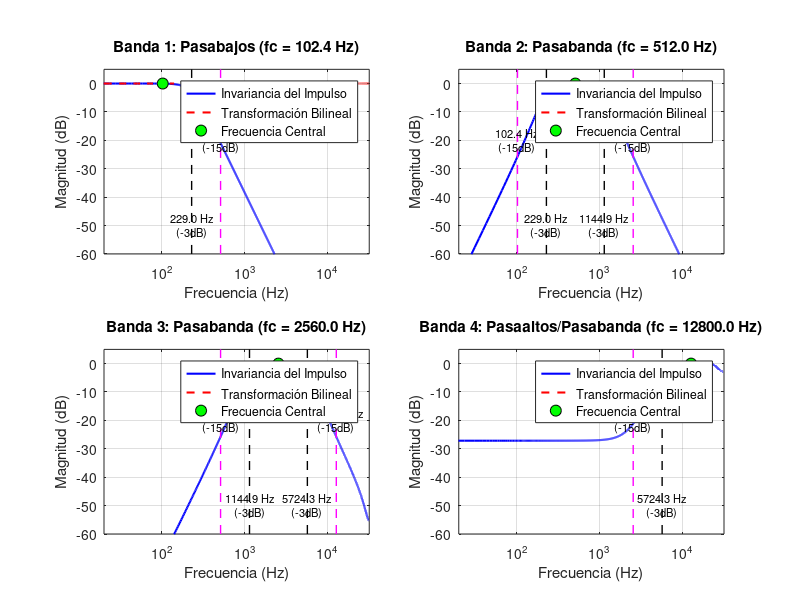

Reproduce this figure in MATLAB. (Note: this script raises an error after producing the figure.)
%% Ecualizador de Audio de 4 Bandas - Filtros IIR
% Diseño usando Invariancia del Impulso y Transformación Bilineal
clear all; close all; clc;

%% Parámetros del sistema
Fs = 64000; % Frecuencia de muestreo en Hz
T = 1/Fs; % Período de muestreo

% Frecuencias centrales (Hz)
fc = [102.4, 512, 2560, 12800];

% Cálculo de frecuencias de corte (media geométrica)
f_cutoff = zeros(1,5);
f_cutoff(1) = 0; % Para el primer filtro pasabajos
for i = 2:4
    f_cutoff(i) = sqrt(fc(i-1) * fc(i));
end
f_cutoff(5) = Fs/2; % Para el último filtro pasaaltos

fprintf('Frecuencias de corte:\n');
for i = 1:5
    fprintf('f%d = %.2f Hz\n', i, f_cutoff(i));
end

%% Especificaciones de los filtros analógicos
% Atenuación de 3dB en frecuencias de corte
% Atenuación de 15dB en frecuencias centrales adyacentes

Ap = 3; % Atenuación en banda de paso (dB)
As = 15; % Atenuación en banda eliminada (dB)

%% BANDA 1: Filtro Pasabajos (102.4 Hz)
fprintf('\n=== BANDA 1: Pasabajos (fc = %.1f Hz) ===\n', fc(1));

% Frecuencias normalizadas
wp1 = 2*pi*f_cutoff(2); % Frecuencia de corte
ws1 = 2*pi*fc(2); % Frecuencia de rechazo (512 Hz)

% Diseño del filtro analógico Butterworth
[n1, Wn1] = buttord(wp1, ws1, Ap, As, 's');
[b1_analog, a1_analog] = butter(n1, Wn1, 'low', 's');
fprintf('Orden del filtro: %d\n', n1);

% Método 1: Invariancia del Impulso
[b1_imp, a1_imp] = impinvar(b1_analog, a1_analog, Fs);

% Método 2: Transformación Bilineal
[b1_bil, a1_bil] = bilinear(b1_analog, a1_analog, Fs);

%% BANDA 2: Filtro Pasabanda (512 Hz)
fprintf('\n=== BANDA 2: Pasabanda (fc = %.1f Hz) ===\n', fc(2));

% Frecuencias de diseño
wp2 = 2*pi*[f_cutoff(2) f_cutoff(3)]; % Banda de paso
ws2_lower = 2*pi*fc(1); % Rechazo inferior (102.4 Hz)
ws2_upper = 2*pi*fc(3); % Rechazo superior (2560 Hz)

% Cálculo del orden usando el criterio más restrictivo
[n2a, ~] = buttord(wp2(1), ws2_lower, Ap, As, 's');
[n2b, ~] = buttord(wp2(2), ws2_upper, Ap, As, 's');
n2 = max(n2a, n2b);

% Diseño del filtro analógico pasabanda
[b2_analog, a2_analog] = butter(n2, wp2, 'bandpass', 's');
fprintf('Orden del filtro: %d\n', n2);

% Método 1: Invariancia del Impulso
[b2_imp, a2_imp] = impinvar(b2_analog, a2_analog, Fs);

% Método 2: Transformación Bilineal
[b2_bil, a2_bil] = bilinear(b2_analog, a2_analog, Fs);

%% BANDA 3: Filtro Pasabanda (2560 Hz)
fprintf('\n=== BANDA 3: Pasabanda (fc = %.1f Hz) ===\n', fc(3));

% Frecuencias de diseño
wp3 = 2*pi*[f_cutoff(3) f_cutoff(4)]; % Banda de paso
ws3_lower = 2*pi*fc(2); % Rechazo inferior (512 Hz)
ws3_upper = 2*pi*fc(4); % Rechazo superior (12800 Hz)

% Cálculo del orden
[n3a, ~] = buttord(wp3(1), ws3_lower, Ap, As, 's');
[n3b, ~] = buttord(wp3(2), ws3_upper, Ap, As, 's');
n3 = max(n3a, n3b);

% Diseño del filtro analógico pasabanda
[b3_analog, a3_analog] = butter(n3, wp3, 'bandpass', 's');
fprintf('Orden del filtro: %d\n', n3);

% Método 1: Invariancia del Impulso
[b3_imp, a3_imp] = impinvar(b3_analog, a3_analog, Fs);

% Método 2: Transformación Bilineal
[b3_bil, a3_bil] = bilinear(b3_analog, a3_analog, Fs);

%% BANDA 4: Filtro Pasaaltos/Pasabanda (12800 Hz)
fprintf('\n=== BANDA 4: Filtro (fc = %.1f Hz) ===\n', fc(4));

% Para invariancia del impulso: usar pasabanda
% Para transformación bilineal: usar pasaaltos

% INVARIANCIA DEL IMPULSO - Pasabanda
wp4_pb = 2*pi*[f_cutoff(4) Fs/2.5]; % Banda de paso modificada
ws4_lower = 2*pi*fc(3); % Rechazo (2560 Hz)

[n4_pb, ~] = buttord(wp4_pb(1), ws4_lower, Ap, As, 's');
[b4_pb_analog, a4_pb_analog] = butter(n4_pb, wp4_pb, 'bandpass', 's');
fprintf('Orden del filtro (Inv. Impulso - Pasabanda): %d\n', n4_pb);
[b4_imp, a4_imp] = impinvar(b4_pb_analog, a4_pb_analog, Fs);

% TRANSFORMACIÓN BILINEAL - Pasaaltos
wp4_hp = 2*pi*f_cutoff(4); % Frecuencia de corte
ws4_hp = 2*pi*fc(3); % Frecuencia de rechazo

[n4_hp, Wn4_hp] = buttord(wp4_hp, ws4_hp, Ap, As, 's');
[b4_hp_analog, a4_hp_analog] = butter(n4_hp, Wn4_hp, 'high', 's');
fprintf('Orden del filtro (Bilineal - Pasaaltos): %d\n', n4_hp);
[b4_bil, a4_bil] = bilinear(b4_hp_analog, a4_hp_analog, Fs);

%% Usar el orden mayor para todos los filtros
orden_max = max([n1, n2, n3, max(n4_pb, n4_hp)]);
fprintf('\n=== Orden máximo para uniformidad: %d ===\n', orden_max);

% Rediseño con orden máximo
[b1_analog, a1_analog] = butter(orden_max, Wn1, 'low', 's');
[b1_imp, a1_imp] = impinvar(b1_analog, a1_analog, Fs);
[b1_bil, a1_bil] = bilinear(b1_analog, a1_analog, Fs);

[b2_analog, a2_analog] = butter(orden_max, wp2, 'bandpass', 's');
[b2_imp, a2_imp] = impinvar(b2_analog, a2_analog, Fs);
[b2_bil, a2_bil] = bilinear(b2_analog, a2_analog, Fs);

[b3_analog, a3_analog] = butter(orden_max, wp3, 'bandpass', 's');
[b3_imp, a3_imp] = impinvar(b3_analog, a3_analog, Fs);
[b3_bil, a3_bil] = bilinear(b3_analog, a3_analog, Fs);

[b4_pb_analog, a4_pb_analog] = butter(orden_max, wp4_pb, 'bandpass', 's');
[b4_imp, a4_imp] = impinvar(b4_pb_analog, a4_pb_analog, Fs);

[b4_hp_analog, a4_hp_analog] = butter(orden_max, Wn4_hp, 'high', 's');
[b4_bil, a4_bil] = bilinear(b4_hp_analog, a4_hp_analog, Fs);

%% Comparación de respuestas en frecuencia
figure('Position', [100 100 1400 900]);

for banda = 1:4
    % Seleccionar los coeficientes correspondientes
    switch banda
        case 1
            b_imp = b1_imp; a_imp = a1_imp;
            b_bil = b1_bil; a_bil = a1_bil;
            titulo = sprintf('Banda 1: Pasabajos (fc = %.1f Hz)', fc(1));
        case 2
            b_imp = b2_imp; a_imp = a2_imp;
            b_bil = b2_bil; a_bil = a2_bil;
            titulo = sprintf('Banda 2: Pasabanda (fc = %.1f Hz)', fc(2));
        case 3
            b_imp = b3_imp; a_imp = a3_imp;
            b_bil = b3_bil; a_bil = a3_bil;
            titulo = sprintf('Banda 3: Pasabanda (fc = %.1f Hz)', fc(3));
        case 4
            b_imp = b4_imp; a_imp = a4_imp;
            b_bil = b4_bil; a_bil = a4_bil;
            titulo = sprintf('Banda 4: Pasaaltos/Pasabanda (fc = %.1f Hz)', fc(4));
    end
    
    % Calcular respuestas en frecuencia
    [H_imp, f_imp] = freqz(b_imp, a_imp, 8192, Fs);
    [H_bil, f_bil] = freqz(b_bil, a_bil, 8192, Fs);
    
    % Gráfica
    subplot(2, 2, banda);
    plot(f_imp, 20*log10(abs(H_imp)), 'b-', 'LineWidth', 1.5);
    hold on;
    plot(f_bil, 20*log10(abs(H_bil)), 'r--', 'LineWidth', 1.5);
    
    % Marcar frecuencias importantes
    plot(fc(banda), 0, 'ko', 'MarkerSize', 8, 'MarkerFaceColor', 'g');
    
    % Añadir líneas de frecuencias de corte y adyacentes
    ylim_vals = [-60 5];
    
    switch banda
        case 1 % Pasabajos
            % Frecuencia de corte (media geométrica)
            plot([f_cutoff(2) f_cutoff(2)], ylim_vals, 'k--', 'LineWidth', 1);
            text(f_cutoff(2), -50, sprintf('%.1f Hz\n(-3dB)', f_cutoff(2)), ...
                'HorizontalAlignment', 'center', 'FontSize', 8);
            % Frecuencia de la banda siguiente (atenuación -15dB)
            plot([fc(2) fc(2)], ylim_vals, 'm--', 'LineWidth', 1);
            text(fc(2), -20, sprintf('%.1f Hz\n(-15dB)', fc(2)), ...
                'HorizontalAlignment', 'center', 'FontSize', 8);
            
        case 2 % Pasabanda (512 Hz)
            % Frecuencia de corte inferior
            plot([f_cutoff(2) f_cutoff(2)], ylim_vals, 'k--', 'LineWidth', 1);
            text(f_cutoff(2), -50, sprintf('%.1f Hz\n(-3dB)', f_cutoff(2)), ...
                'HorizontalAlignment', 'center', 'FontSize', 8);
            % Frecuencia de corte superior
            plot([f_cutoff(3) f_cutoff(3)], ylim_vals, 'k--', 'LineWidth', 1);
            text(f_cutoff(3), -50, sprintf('%.1f Hz\n(-3dB)', f_cutoff(3)), ...
                'HorizontalAlignment', 'center', 'FontSize', 8);
            % Frecuencia banda anterior (atenuación -15dB)
            plot([fc(1) fc(1)], ylim_vals, 'm--', 'LineWidth', 1);
            text(fc(1), -20, sprintf('%.1f Hz\n(-15dB)', fc(1)), ...
                'HorizontalAlignment', 'center', 'FontSize', 8);
            % Frecuencia banda posterior (atenuación -15dB)
            plot([fc(3) fc(3)], ylim_vals, 'm--', 'LineWidth', 1);
            text(fc(3), -20, sprintf('%.1f Hz\n(-15dB)', fc(3)), ...
                'HorizontalAlignment', 'center', 'FontSize', 8);
            
        case 3 % Pasabanda (2560 Hz)
            % Frecuencia de corte inferior
            plot([f_cutoff(3) f_cutoff(3)], ylim_vals, 'k--', 'LineWidth', 1);
            text(f_cutoff(3), -50, sprintf('%.1f Hz\n(-3dB)', f_cutoff(3)), ...
                'HorizontalAlignment', 'center', 'FontSize', 8);
            % Frecuencia de corte superior
            plot([f_cutoff(4) f_cutoff(4)], ylim_vals, 'k--', 'LineWidth', 1);
            text(f_cutoff(4), -50, sprintf('%.1f Hz\n(-3dB)', f_cutoff(4)), ...
                'HorizontalAlignment', 'center', 'FontSize', 8);
            % Frecuencia banda anterior (atenuación -15dB)
            plot([fc(2) fc(2)], ylim_vals, 'm--', 'LineWidth', 1);
            text(fc(2), -20, sprintf('%.1f Hz\n(-15dB)', fc(2)), ...
                'HorizontalAlignment', 'center', 'FontSize', 8);
            % Frecuencia banda posterior (atenuación -15dB)
            plot([fc(4) fc(4)], ylim_vals, 'm--', 'LineWidth', 1);
            text(fc(4), -20, sprintf('%.1f Hz\n(-15dB)', fc(4)), ...
                'HorizontalAlignment', 'center', 'FontSize', 8);
            
        case 4 % Pasaaltos/Pasabanda
            % Frecuencia de corte
            plot([f_cutoff(4) f_cutoff(4)], ylim_vals, 'k--', 'LineWidth', 1);
            text(f_cutoff(4), -50, sprintf('%.1f Hz\n(-3dB)', f_cutoff(4)), ...
                'HorizontalAlignment', 'center', 'FontSize', 8);
            % Frecuencia banda anterior (atenuación -15dB)
            plot([fc(3) fc(3)], ylim_vals, 'm--', 'LineWidth', 1);
            text(fc(3), -20, sprintf('%.1f Hz\n(-15dB)', fc(3)), ...
                'HorizontalAlignment', 'center', 'FontSize', 8);
    end
    
    grid on;
    xlabel('Frecuencia (Hz)');
    ylabel('Magnitud (dB)');
    title(titulo);
    legend('Invariancia del Impulso', 'Transformación Bilineal', ...
           'Frecuencia Central', 'Location', 'best');
    xlim([20 Fs/2]);
    ylim(ylim_vals);
    set(gca, 'XScale', 'log');
end

sgtitle('Comparación de Métodos de Diseño IIR');

%% Análisis de diferencias
fprintf('\n=== ANÁLISIS DE DIFERENCIAS ===\n');
fprintf('1. Invariancia del Impulso:\n');
fprintf('   - Preserva la respuesta en el dominio del tiempo\n');
fprintf('   - Puede presentar aliasing en frecuencias altas\n');
fprintf('   - No es adecuado para filtros pasaaltos (Banda 4 usa pasabanda)\n\n');

fprintf('2. Transformación Bilineal:\n');
fprintf('   - Mapeo no lineal de frecuencias (warping)\n');
fprintf('   - No presenta aliasing\n');
fprintf('   - Permite diseñar filtros pasaaltos directamente\n\n');

%% Ecualizador completo con Transformación Bilineal (recomendado)
fprintf('=== SISTEMA SELECCIONADO: Transformación Bilineal ===\n');

% Función del ecualizador
function y = ecualizador_IIR(x, G1, G2, G3, G4, b1, a1, b2, a2, b3, a3, b4, a4)
    % Filtrar cada banda
    y1 = filter(b1, a1, x) * G1;
    y2 = filter(b2, a2, x) * G2;
    y3 = filter(b3, a3, x) * G3;
    y4 = filter(b4, a4, x) * G4;
    
    % Combinar las señales
    y = y1 + y2 + y3 + y4;
end

%% Ejemplo de uso con señal de prueba
fprintf('\n=== EJEMPLO DE USO ===\n');

% Generar señal de prueba (suma de senoidales)
t = 0:T:1; % 1 segundo
x_test = sin(2*pi*100*t) + sin(2*pi*500*t) + ...
         sin(2*pi*2500*t) + sin(2*pi*10000*t);
x_test = x_test / max(abs(x_test)); % Normalizar

% Ganancias de ejemplo (0 a 2)
G1 = 1.5; % Realzar graves
G2 = 1.0; % Medios sin cambio
G3 = 0.8; % Atenuar medios-agudos
G4 = 1.2; % Realzar agudos

% Aplicar el ecualizador
y_eq = ecualizador_IIR(x_test, G1, G2, G3, G4, ...
                        b1_bil, a1_bil, b2_bil, a2_bil, ...
                        b3_bil, a3_bil, b4_bil, a4_bil);

% Graficar espectros
figure('Position', [100 100 1200 500]);

subplot(1,2,1);
[Pxx, f_psd] = pwelch(x_test, hamming(1024), 512, 2048, Fs);
plot(f_psd, 10*log10(Pxx), 'b-', 'LineWidth', 1.5);
grid on;
xlabel('Frecuencia (Hz)');
ylabel('Potencia (dB/Hz)');
title('Espectro de la Señal Original');
set(gca, 'XScale', 'log');
xlim([50 Fs/2]);

subplot(1,2,2);
[Pyy, f_psd] = pwelch(y_eq, hamming(1024), 512, 2048, Fs);
plot(f_psd, 10*log10(Pyy), 'r-', 'LineWidth', 1.5);
grid on;
xlabel('Frecuencia (Hz)');
ylabel('Potencia (dB/Hz)');
title(sprintf('Espectro Ecualizado (G=[%.1f, %.1f, %.1f, %.1f])', G1, G2, G3, G4));
set(gca, 'XScale', 'log');
xlim([50 Fs/2]);

sgtitle('Comparación Espectral: Original vs Ecualizado');

%% Respuesta global del sistema
figure('Position', [100 100 1000 400]);

% Calcular respuesta combinada
H_total = zeros(size(f_imp));
[H1, f] = freqz(b1_bil, a1_bil, 8192, Fs);
[H2, ~] = freqz(b2_bil, a2_bil, 8192, Fs);
[H3, ~] = freqz(b3_bil, a3_bil, 8192, Fs);
[H4, ~] = freqz(b4_bil, a4_bil, 8192, Fs);

H_total = G1*H1 + G2*H2 + G3*H3 + G4*H4;

plot(f, 20*log10(abs(H_total)), 'k-', 'LineWidth', 2);
hold on;
plot(f, 20*log10(abs(H1)*G1), 'b--', 'LineWidth', 1);
plot(f, 20*log10(abs(H2)*G2), 'g--', 'LineWidth', 1);
plot(f, 20*log10(abs(H3)*G3), 'm--', 'LineWidth', 1);
plot(f, 20*log10(abs(H4)*G4), 'r--', 'LineWidth', 1);

grid on;
xlabel('Frecuencia (Hz)');
ylabel('Magnitud (dB)');
title('Respuesta en Frecuencia del Ecualizador Completo');
legend('Total', 'Banda 1', 'Banda 2', 'Banda 3', 'Banda 4', 'Location', 'best');
set(gca, 'XScale', 'log');
xlim([20 Fs/2]);

fprintf('\nEcualizador diseñado exitosamente.\n');
fprintf('Usar los coeficientes b*_bil y a*_bil para implementación final.\n');